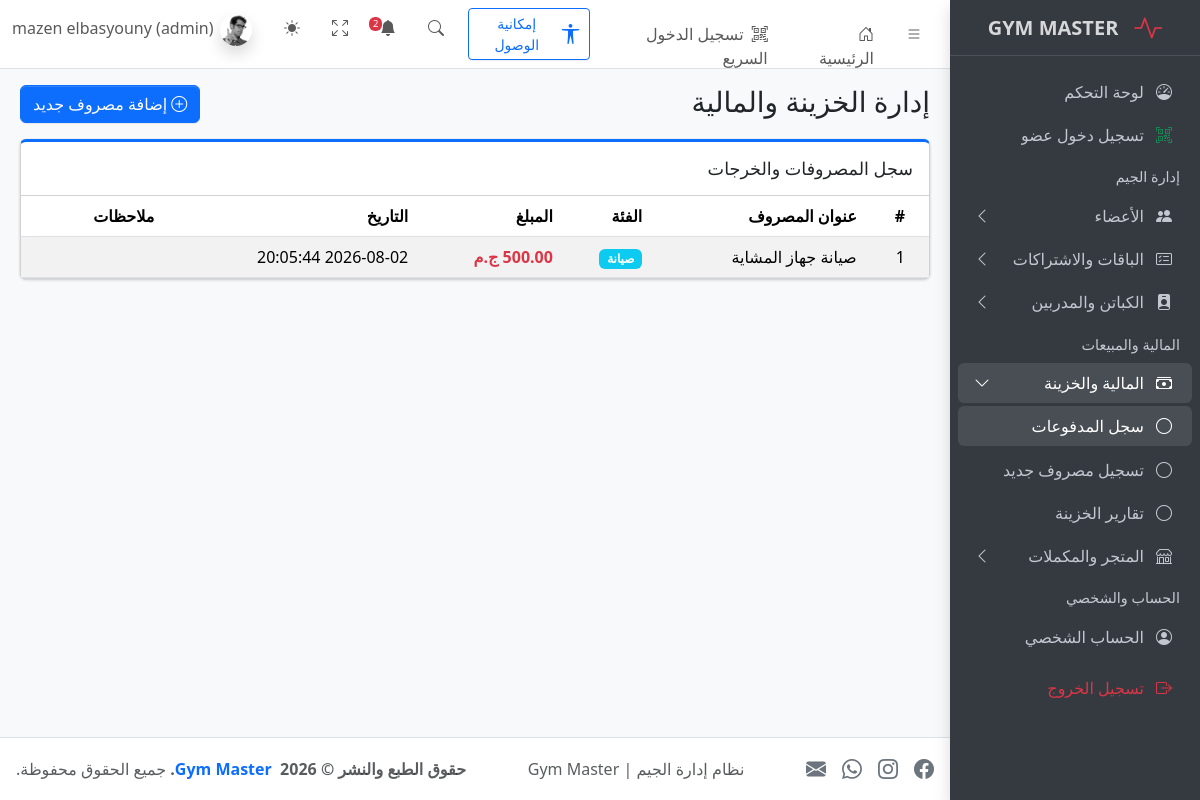
/finance.php (signed in), run on the app's committed database.
### tables this page shows
CREATE TABLE `expenses` (
  `id` int(11) NOT NULL,
  `title` varchar(255) NOT NULL,
  `amount` decimal(10,2) NOT NULL,
  `category` varchar(100) DEFAULT NULL,
  `notes` text DEFAULT NULL,
  `created_at` timestamp NOT NULL DEFAULT current_timestamp()
);

### finance.php (the view, shortened to what this page needs)
<?php
require_once __DIR__ . '/includes/header.php';
require_once __DIR__ . '/includes/sidebar.php';
try {
    $stmt = $pdo->query("SELECT * FROM expenses ORDER BY id DESC");
    $expenses = $stmt->fetchAll();
} catch (Exception $e) {
    $expenses = [];
}
?>
<main class="app-main">
    <div class="app-content-header">
        <div class="container-fluid">
            <div class="row">
                <div class="col-sm-6">
                    <h3 class="mb-0">إدارة الخزينة والمالية</h3>
                </div>
                <div class="col-sm-6 text-end">
                    <a href="/add-expense.php" class="btn btn-primary">
                        <i class="bi bi-plus-circle"></i> إضافة مصروف جديد
                    </a>
                </div>
            </div>
        </div>
    </div>
    <div class="app-content">
        <div class="container-fluid">
            <div class="card card-outline card-primary">
                <div class="card-header">
                    <h3 class="card-title">سجل المصروفات والخرجات</h3>
                </div>
                <div class="card-body p-0">
                    <table class="table table-striped table-hover m-0">
                        <thead>
                            <tr>
                                <th>#</th>
                                <th>عنوان المصروف</th>
                                <th>الفئة</th>
                                <th>المبلغ</th>
                                <th>التاريخ</th>
                                <th>ملاحظات</th>
                            </tr>
                        </thead>
                        <tbody>
                            <?php if (!empty($expenses)): ?>
                                <?php foreach ($expenses as $index => $expense): ?>
                                    <tr>
                                        <td><?= $index + 1 ?></td>
                                        <td><?= htmlspecialchars($expense['title'] ?? '') ?></td>
                                        <td>
                                            <span class="badge bg-info">
                                                <?= htmlspecialchars($expense['category'] ?? 'عام') ?>
                                            </span>
                                        </td>
                                        <td class="text-danger fw-bold">
                                            <?= number_format($expense['amount'] ?? 0, 2) ?> ج.م
                                        </td>
                                        <td><?= htmlspecialchars($expense['created_at'] ?? '') ?></td>
                                        <td><?= htmlspecialchars($expense['notes'] ?? '') ?></td>
                                    </tr>
                                <?php endforeach; ?>
                            <?php else: ?>
                                <tr>
                                    <td colspan="6" class="text-center py-3 text-muted">لا توجد مصروفات مسجلة حتى الآن.</td>
                                </tr>
                            <?php endif; ?>
                        </tbody>
                    </table>
                </div>
            </div>
        </div>
    </div>
</main>
<?php require_once __DIR__ . '/includes/footer.php'; ?>

### data on the page
expenses: title "صيانة جهاز المشاية", category "صيانة", amount "500.00", created_at "2026-08-02 20:05:44"

### other printed values
$totalNotifications "2"
$displayName "mazen elbasyouny"
$displayRole "admin"
